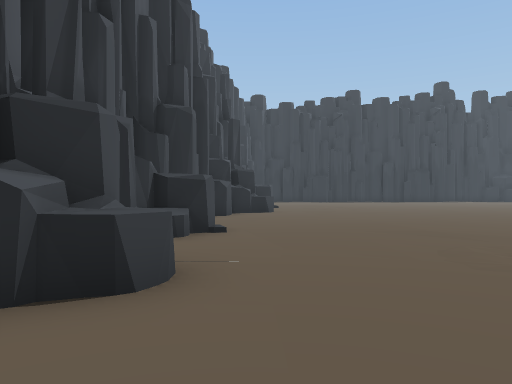
view 1 (above)

24 first-person views from a walk through a scene from a Unity 3-D project. The camera is 1.5 m above the floor, looks level and sees 70° across. The floor is counted in squares, 2 m on a side. Each view is taken from the middle of a square. On the plan, view 1 faces up. The plan holds only what a view shows up to about 11 squares ahead; the rest is blank. The place goes on beyond the plan. The player is left out. Some animated figures are left out. Some surface patterns are stand-ins.

view 2
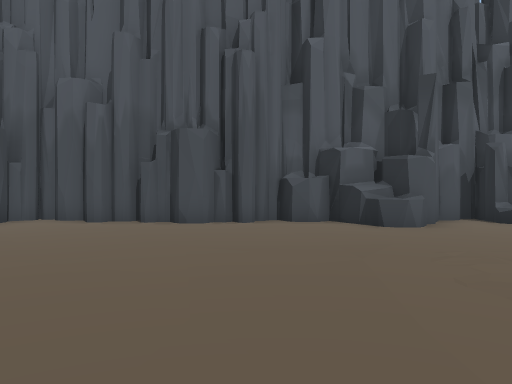

view 3
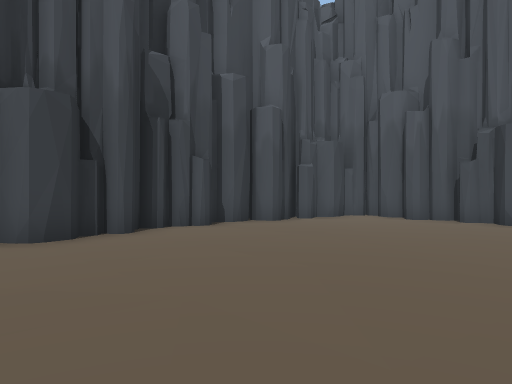

view 4
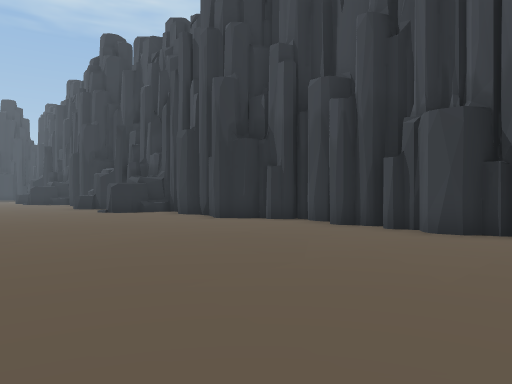

view 5
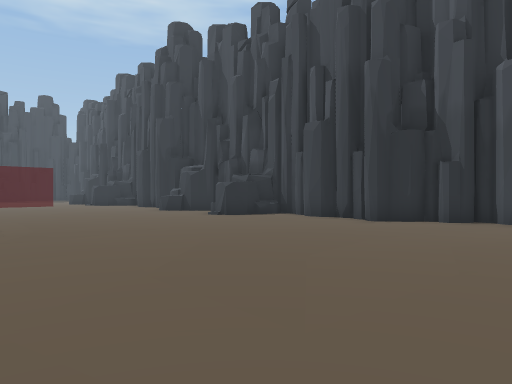

view 6
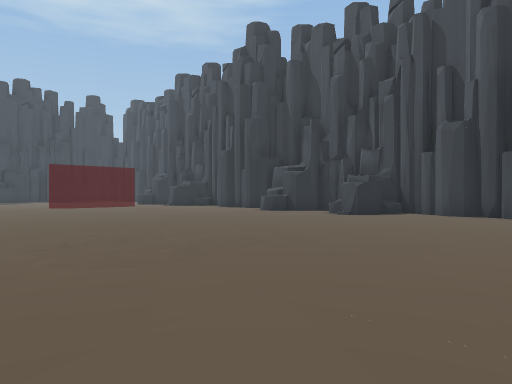

view 7
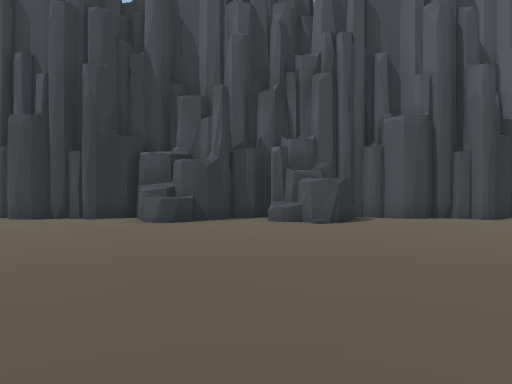

view 8
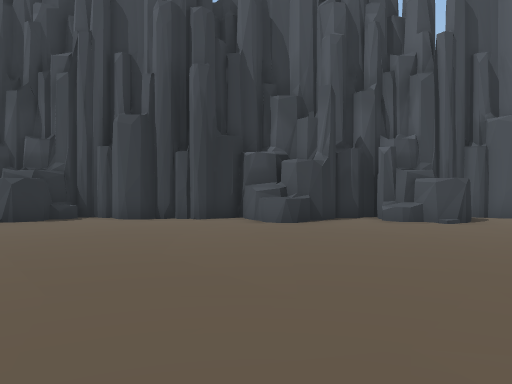

view 9
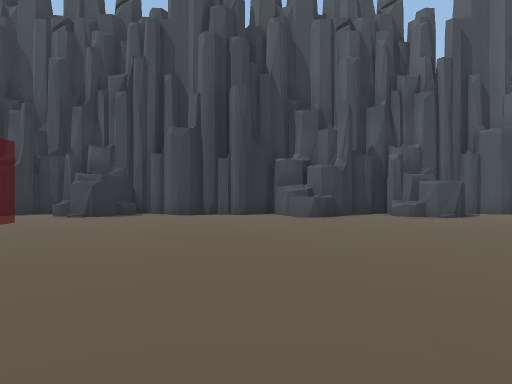

view 10
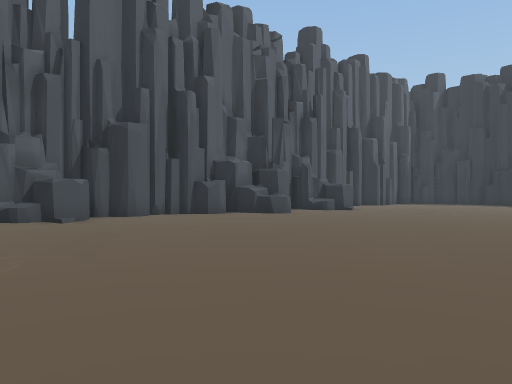

view 11
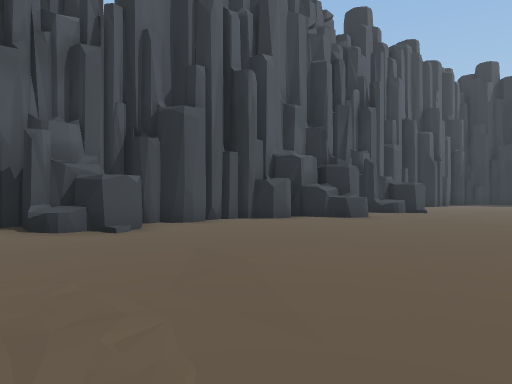

view 12
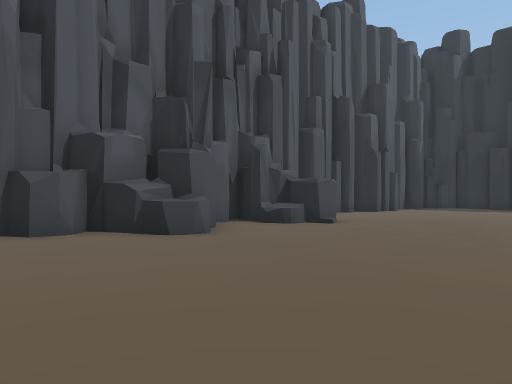

view 13
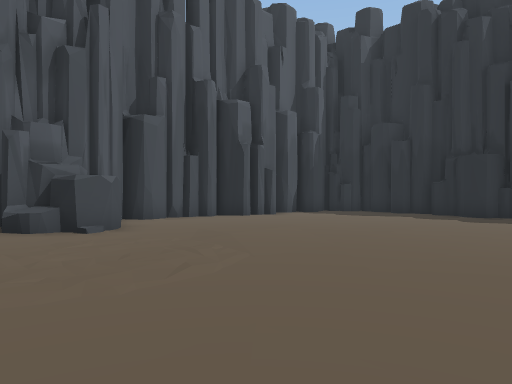

view 14
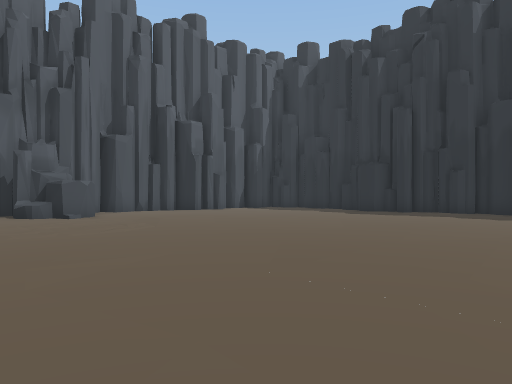

view 15
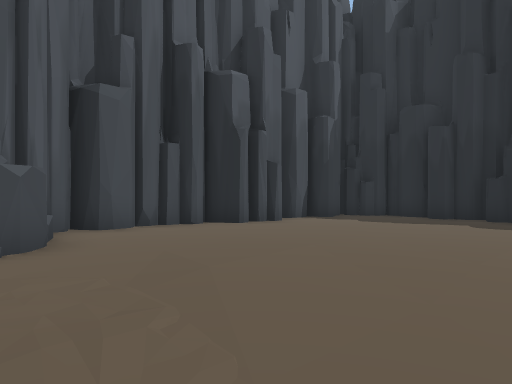

view 16
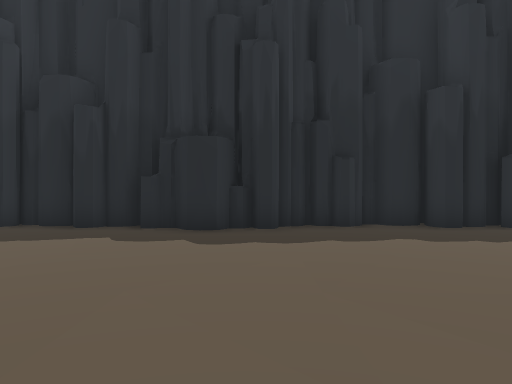

view 17
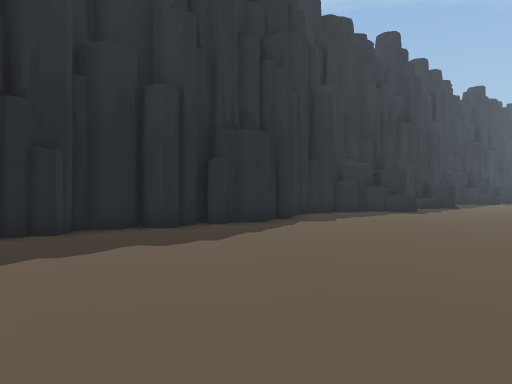

view 18
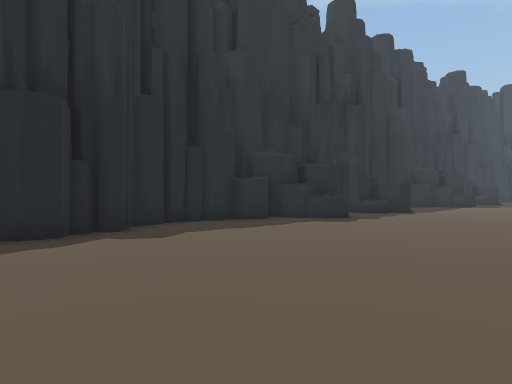

view 19
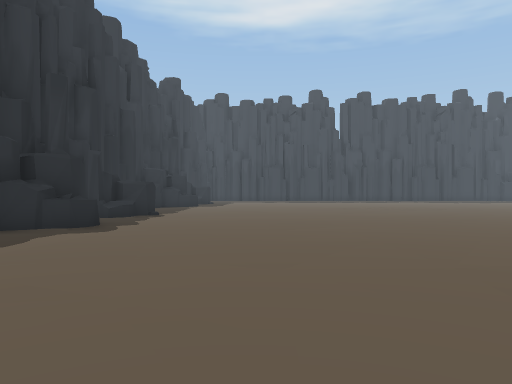

view 20
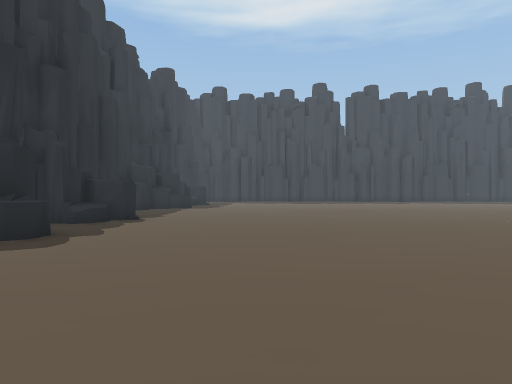

view 21
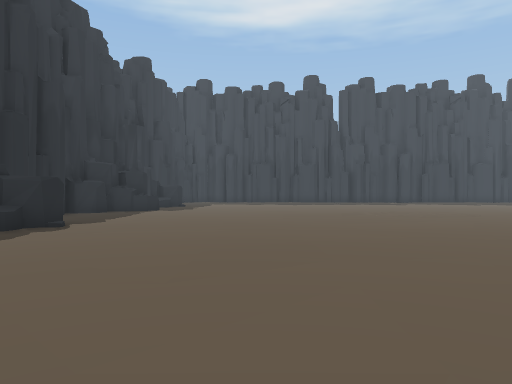

view 22
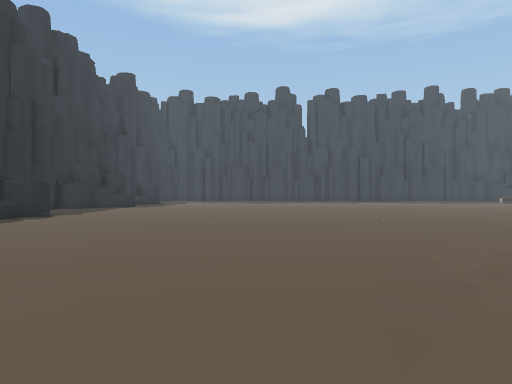

view 23
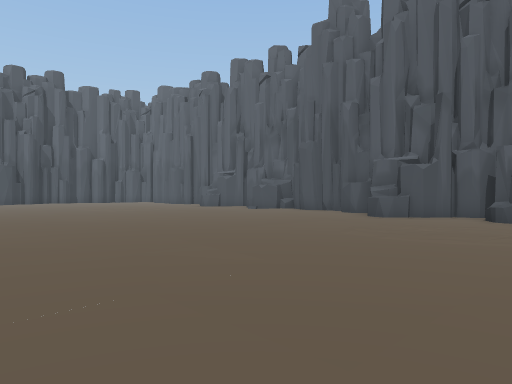

view 24
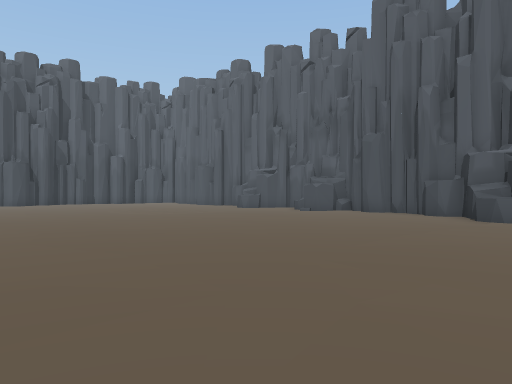

### Floor plan
Key: @ floor where view 1 was taken; # wall or solid block; . floor; = window, fence, low wall or low ledge; ^ raised ledge.
Columns run from 3 left of view 1 to 28 right of it. Each row starts with its distance up from view 1.
 29    ###     ###   #####
 28    #.#######.#####...#### ##
 27    ....................^..^#...
 26   #............................
 25   #............................
 24   #............................
 23   #............................
 22  ##............................
 21  #............. ...............
 20  #............. ...............
 19  #.............  ..............
 18  # #...........   .............
 17  ###............    ...........
 16  ##.............     ..........
 15   #............        ..... ..
 14   #^=...........        ....
 13   #............           ..
 12  ##...........
 11  #............
 10  #............
  9  #............
  8  #............
  7  ##..........
  6 ##........... . ..        .
  5 #............  ........  ...
  4 ##...... .... ...............
  3 ##^....    . ................
  2 #........   ..................
  1 ##.............................
  0 ##.@...........................
 -1  #..............................
 -2 ##..............................
 -3 #...............................
 -4 #...............................
 -5 #...................##..^......#
 -6 ##..............#.#. #.####..#^#
 -7  ###############################

Positions as (right, up) in squares from view 1, and headings:
1: (0, 0), facing up
2: (7, 0), facing left
3: (8, 0), facing down-left
4: (4, 1), facing down-right
5: (8, 3), facing down-right
6: (11, 6), facing down-right
7: (19, 4), facing down
8: (22, 4), facing down
9: (23, 6), facing down
10: (9, 4), facing up-left
11: (6, 4), facing up-left
12: (6, 10), facing up-left
13: (8, 15), facing up-left
14: (12, 14), facing up-left
15: (6, 17), facing up-left
16: (6, 20), facing up
17: (6, 21), facing up-right
18: (11, 21), facing up-right
19: (12, 23), facing right
20: (14, 23), facing right
21: (16, 22), facing right
22: (13, 20), facing right
23: (11, 19), facing down-left
24: (11, 16), facing down-left
